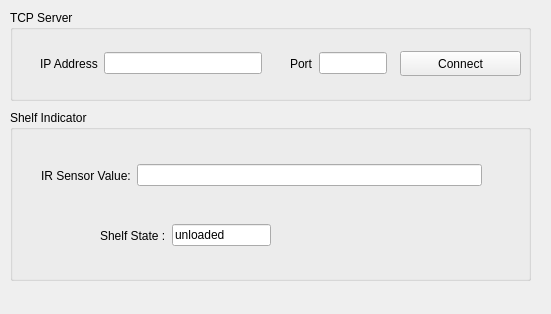
<?xml version="1.0" encoding="UTF-8"?>
<ui version="4.0">
 <class>Form</class>
 <widget class="QWidget" name="Form">
  <property name="geometry">
   <rect>
    <x>0</x>
    <y>0</y>
    <width>551</width>
    <height>314</height>
   </rect>
  </property>
  <property name="windowTitle">
   <string>Form</string>
  </property>
  <widget class="QGroupBox" name="groupBox">
   <property name="geometry">
    <rect>
     <x>10</x>
     <y>10</y>
     <width>521</width>
     <height>91</height>
    </rect>
   </property>
   <property name="title">
    <string>TCP Server</string>
   </property>
   <widget class="QPushButton" name="ConnectBtn">
    <property name="geometry">
     <rect>
      <x>390</x>
      <y>41</y>
      <width>121</width>
      <height>25</height>
     </rect>
    </property>
    <property name="text">
     <string>Connect</string>
    </property>
   </widget>
   <widget class="QWidget" name="layoutWidget">
    <property name="geometry">
     <rect>
      <x>30</x>
      <y>40</y>
      <width>222</width>
      <height>27</height>
     </rect>
    </property>
    <layout class="QHBoxLayout" name="horizontalLayout">
     <item>
      <widget class="QLabel" name="label">
       <property name="text">
        <string>IP Address</string>
       </property>
      </widget>
     </item>
     <item>
      <widget class="QLineEdit" name="ipEdit"/>
     </item>
    </layout>
   </widget>
   <widget class="QWidget" name="layoutWidget">
    <property name="geometry">
     <rect>
      <x>280</x>
      <y>40</y>
      <width>97</width>
      <height>27</height>
     </rect>
    </property>
    <layout class="QHBoxLayout" name="horizontalLayout_2">
     <item>
      <widget class="QLabel" name="label_2">
       <property name="text">
        <string>Port</string>
       </property>
      </widget>
     </item>
     <item>
      <widget class="QLineEdit" name="portEdit"/>
     </item>
    </layout>
   </widget>
  </widget>
  <widget class="QWidget" name="layoutWidget">
   <property name="geometry">
    <rect>
     <x>10</x>
     <y>110</y>
     <width>521</width>
     <height>171</height>
    </rect>
   </property>
   <layout class="QHBoxLayout" name="horizontalLayout_3">
    <item>
     <widget class="QGroupBox" name="groupBox_4">
      <property name="title">
       <string>Shelf Indicator</string>
      </property>
      <widget class="QWidget" name="layoutWidget_2">
       <property name="geometry">
        <rect>
         <x>90</x>
         <y>100</y>
         <width>171</width>
         <height>51</height>
        </rect>
       </property>
       <layout class="QHBoxLayout" name="horizontalLayout_5">
        <item>
         <widget class="QLabel" name="label_5">
          <property name="text">
           <string>Shelf State :</string>
          </property>
         </widget>
        </item>
        <item>
         <widget class="QLineEdit" name="shelf_state">
          <property name="text">
           <string>unloaded</string>
          </property>
         </widget>
        </item>
       </layout>
      </widget>
      <widget class="QWidget" name="">
       <property name="geometry">
        <rect>
         <x>31</x>
         <y>40</y>
         <width>441</width>
         <height>51</height>
        </rect>
       </property>
       <layout class="QHBoxLayout" name="horizontalLayout_4">
        <item>
         <widget class="QLabel" name="label_4">
          <property name="text">
           <string>IR Sensor Value:</string>
          </property>
         </widget>
        </item>
        <item>
         <widget class="QLineEdit" name="IR_sensor"/>
        </item>
       </layout>
      </widget>
     </widget>
    </item>
   </layout>
  </widget>
 </widget>
 <resources/>
 <connections/>
</ui>
